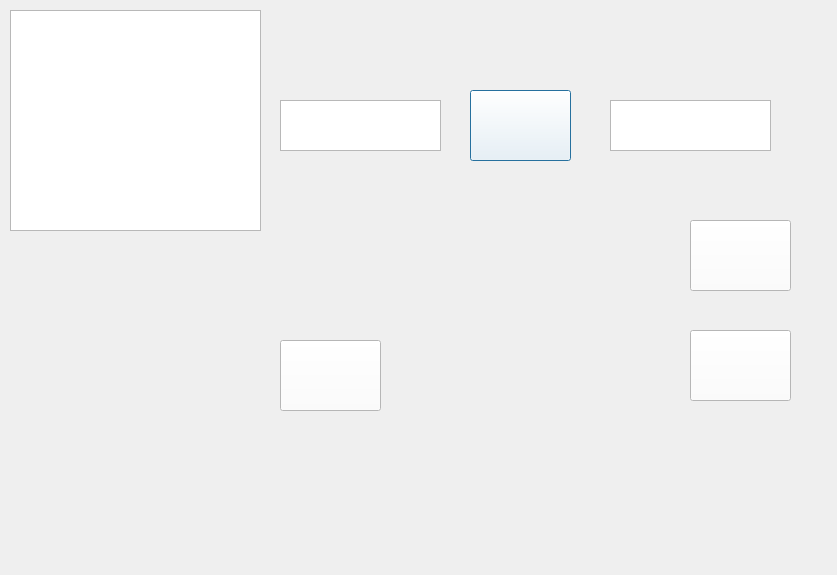
<?xml version="1.0" encoding="UTF-8"?>
<ui version="4.0">
 <class>Dialog</class>
 <widget class="QDialog" name="Dialog">
  <property name="geometry">
   <rect>
    <x>0</x>
    <y>0</y>
    <width>837</width>
    <height>575</height>
   </rect>
  </property>
  <property name="windowTitle">
   <string>Dialog</string>
  </property>
  <widget class="QListWidget" name="FileList">
   <property name="geometry">
    <rect>
     <x>10</x>
     <y>10</y>
     <width>251</width>
     <height>221</height>
    </rect>
   </property>
  </widget>
  <widget class="QPushButton" name="innerBtn">
   <property name="geometry">
    <rect>
     <x>470</x>
     <y>90</y>
     <width>101</width>
     <height>71</height>
    </rect>
   </property>
   <property name="styleSheet">
    <string notr="true">background-color: rgb(255, 255, 255);</string>
   </property>
   <property name="text">
    <string/>
   </property>
   <property name="icon">
    <iconset>
     <normaloff>absorptionImg/innerjoin.PNG</normaloff>absorptionImg/innerjoin.PNG</iconset>
   </property>
   <property name="iconSize">
    <size>
     <width>140</width>
     <height>60</height>
    </size>
   </property>
  </widget>
  <widget class="QPushButton" name="fullBtn">
   <property name="geometry">
    <rect>
     <x>690</x>
     <y>330</y>
     <width>101</width>
     <height>71</height>
    </rect>
   </property>
   <property name="styleSheet">
    <string notr="true">background-color: rgb(255, 255, 255);</string>
   </property>
   <property name="text">
    <string/>
   </property>
   <property name="icon">
    <iconset>
     <normaloff>absorptionImg/fullouter.PNG</normaloff>absorptionImg/fullouter.PNG</iconset>
   </property>
   <property name="iconSize">
    <size>
     <width>140</width>
     <height>60</height>
    </size>
   </property>
  </widget>
  <widget class="QPushButton" name="leftBtn">
   <property name="geometry">
    <rect>
     <x>690</x>
     <y>220</y>
     <width>101</width>
     <height>71</height>
    </rect>
   </property>
   <property name="styleSheet">
    <string notr="true">background-color: rgb(255, 255, 255);</string>
   </property>
   <property name="text">
    <string/>
   </property>
   <property name="icon">
    <iconset>
     <normaloff>absorptionImg/leftouter.PNG</normaloff>absorptionImg/leftouter.PNG</iconset>
   </property>
   <property name="iconSize">
    <size>
     <width>140</width>
     <height>60</height>
    </size>
   </property>
  </widget>
  <widget class="QPushButton" name="rightBtn">
   <property name="geometry">
    <rect>
     <x>280</x>
     <y>340</y>
     <width>101</width>
     <height>71</height>
    </rect>
   </property>
   <property name="styleSheet">
    <string notr="true">background-color: rgb(255, 255, 255);</string>
   </property>
   <property name="text">
    <string/>
   </property>
   <property name="icon">
    <iconset>
     <normaloff>absorptionImg/rightouter.PNG</normaloff>absorptionImg/rightouter.PNG</iconset>
   </property>
   <property name="iconSize">
    <size>
     <width>140</width>
     <height>60</height>
    </size>
   </property>
  </widget>
  <widget class="QListWidget" name="abList">
   <property name="geometry">
    <rect>
     <x>280</x>
     <y>100</y>
     <width>161</width>
     <height>51</height>
    </rect>
   </property>
  </widget>
  <widget class="QListWidget" name="abList_2">
   <property name="geometry">
    <rect>
     <x>610</x>
     <y>100</y>
     <width>161</width>
     <height>51</height>
    </rect>
   </property>
  </widget>
 </widget>
 <resources/>
 <connections/>
</ui>
